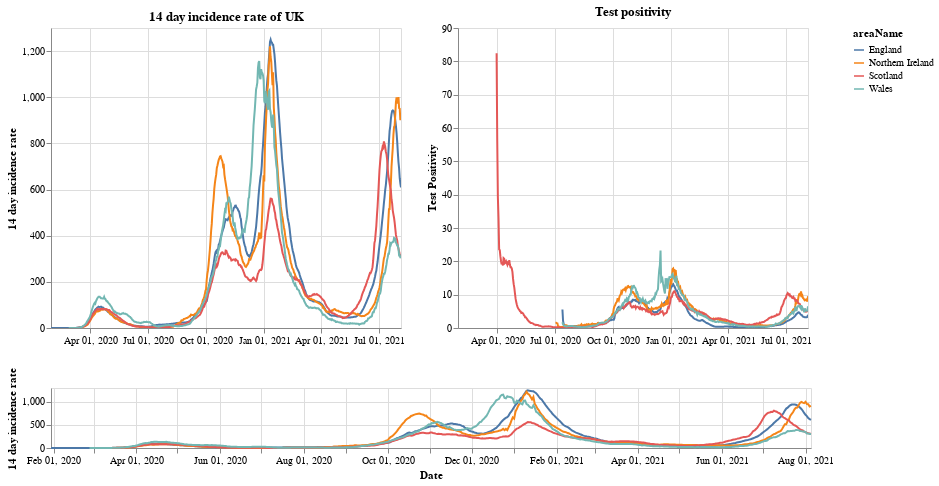

Notebook cell for this chart:
### Markdown cell above
# Plots

First a plot with each country in the UK. The top right shows the positivity rate for (which is the percentage of registered tests which were positive) while the top left is the 14 day incidence rate. The bottom chart can be used to select the timeframe (does not work on a mobile device).

### Code cell
#collapse
brush = alt.selection(type='interval', name='DateBrush',encodings=['x'],fields=['Time'])
leg_selection = alt.selection_multi(fields=['areaName'], bind='legend')

base = alt.Chart(uk_cases).mark_line().encode(
    x=alt.X("yearmonthdate(date):T", axis=alt.Axis(title='Date')),
    y=alt.Y("twoWeeklyCasesRate:Q", axis=alt.Axis(title='14 day incidence rate')),
    tooltip=['areaName', 'date','twoWeeklyCasesRate', 'testPositivity'],
    color='areaName',
    opacity=alt.condition(leg_selection, alt.value(2), alt.value(0.1))
).add_selection(leg_selection).properties(width=350)

upper = base.encode(alt.X('yearmonthdate(date):T', axis=alt.Axis(title=''),
                         scale=alt.Scale(domain=brush))
                   ).properties(title=f'14 day incidence rate of UK')
upper_right = upper.encode(alt.Y('testPositivity:Q', axis=alt.Axis(title='Test Positivity'))).properties(title='Test positivity')
lower = base.properties(height=60, width = 760).add_selection(brush)

(upper | upper_right) & lower

### Figure 1 — Vega-Lite specification as saved in the notebook (floating-point values rounded to 4 significant figures; data arrays with more than 128 entries replaced by an {"elided": "..."} marker saying what was removed)
{"config": {"view": {"continuousWidth": 400, "continuousHeight": 300}}, "vconcat": [{"hconcat": [{"mark": "line", "encoding": {"color": {"type": "nominal", "field": "areaName"}, "opacity": {"condition": {"value": 2, "selection": "selector001"}, "value": 0.1}, "tooltip": [{"type": "nominal", "field": "areaName"}, {"type": "temporal", "field": "date"}, {"type": "quantitative", "field": "twoWeeklyCasesRate"}, {"type": "quantitative", "field": "testPositivity"}], "x": {"type": "temporal", "axis": {"title": ""}, "field": "date", "scale": {"domain": {"selection": "DateBrush"}}, "timeUnit": "yearmonthdate"}, "y": {"type": "quantitative", "axis": {"title": "14 day incidence rate"}, "field": "twoWeeklyCasesRate"}}, "selection": {"selector001": {"type": "multi", "fields": ["areaName"], "bind": "legend"}}, "title": "14 day incidence rate of UK", "width": 350}, {"mark": "line", "encoding": {"color": {"type": "nominal", "field": "areaName"}, "opacity": {"condition": {"value": 2, "selection": "selector001"}, "value": 0.1}, "tooltip": [{"type": "nominal", "field": "areaName"}, {"type": "temporal", "field": "date"}, {"type": "quantitative", "field": "twoWeeklyCasesRate"}, {"type": "quantitative", "field": "testPositivity"}], "x": {"type": "temporal", "axis": {"title": ""}, "field": "date", "scale": {"domain": {"selection": "DateBrush"}}, "timeUnit": "yearmonthdate"}, "y": {"type": "quantitative", "axis": {"title": "Test Positivity"}, "field": "testPositivity"}}, "selection": {"selector001": {"type": "multi", "fields": ["areaName"], "bind": "legend"}}, "title": "Test positivity", "width": 350}]}, {"mark": "line", "encoding": {"color": {"type": "nominal", "field": "areaName"}, "opacity": {"condition": {"value": 2, "selection": "selector001"}, "value": 0.1}, "tooltip": [{"type": "nominal", "field": "areaName"}, {"type": "temporal", "field": "date"}, {"type": "quantitative", "field": "twoWeeklyCasesRate"}, {"type": "quantitative", "field": "testPositivity"}], "x": {"type": "temporal", "axis": {"title": "Date"}, "field": "date", "timeUnit": "yearmonthdate"}, "y": {"type": "quantitative", "axis": {"title": "14 day incidence rate"}, "field": "twoWeeklyCasesRate"}}, "height": 60, "selection": {"selector001": {"type": "multi", "fields": ["areaName"], "bind": "legend"}, "DateBrush": {"type": "interval", "encodings": ["x"], "fields": ["Time"]}}, "width": 760}], "data": {"name": "data-caf1ce0616fd5d5b6a01ae165c90a420"}, "$schema": "https://vega.github.io/schema/vega-lite/v4.8.1.json", "datasets": {"data-caf1ce0616fd5d5b6a01ae165c90a420": {"elided": "2124 records"}}}
